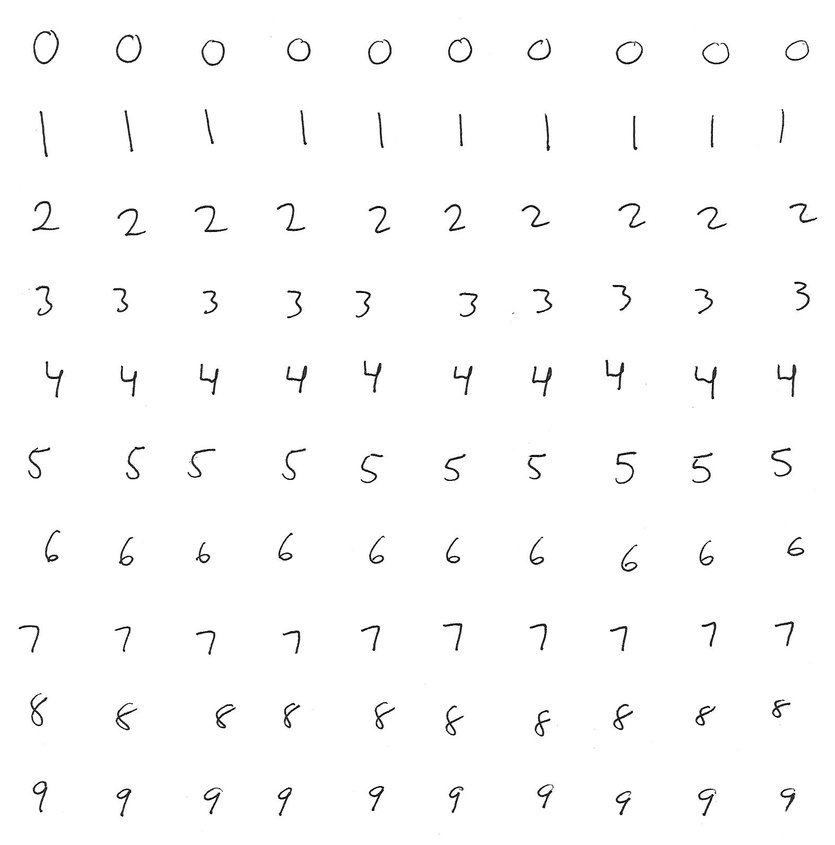
%> input picture oren_9.jpg, 835 x 845 px, shrunk from 1574 x 1592 before the run
$ octave --eval "result = segmeter2;"   (GNU Octave 9; MATLAB toolbox functions it lacks are replaced by stand-ins)
%> lines starting %> are read from the running program, lines starting %| are printed output that depends on the picture; in (x1, y1, x2, y2) boxes, pixels count from 0 and x2, y2 are one past the last pixel; in counts of white or black regions, pixels touching at a corner belong together; the program's own positions count from 1
%code stolen from:
%http://stackoverflow.com/questions/6972918/detect-a-rectangle-bound-of-an-
%character-or-object-in-black-white-or-binary-imag

%INPUT:
%     (optional)string that is the location of an image
%               if none is provided, 'images/dataset_proc/oren_9.jpg' is
%               used

%OUTPUT:
%       Character:  struct array with fields: BoundingBox
%

%TODO:
%0) fix name! segmeter2 -> segmenter
%1)   understand fully how this works
%       bwlabel:
%       http://www.mathworks.com/help/toolbox/images/ref/bwlabel.html

%2)   extract through bounding boxes
%       then pad to same size as images for classifier!
%

%PROBLEMS:
%   identifiers extra "characters"

function [Character] = segmeter2(varargin)

%check for input
nVarargs = length(varargin);

if nVarargs == 0
    %Read this image if no input provided
    Im = imread('images/dataset_proc/oren_9.jpg');
%> Im is the input picture: size 845x835 uint8; min 0, max 255, mean 251.4
    %Im = imread('equation1.jpg');
else
   %if arg provided, read first input
%   Im = imread(str(varargin(1)));
   Im = imread(varargin{1});

end


Im_saved = Im; %added by me
%Im = Im(1:159,:);


%Make binary
Im(Im < 190) = 1;  %changed the threshold value from 128 to 190
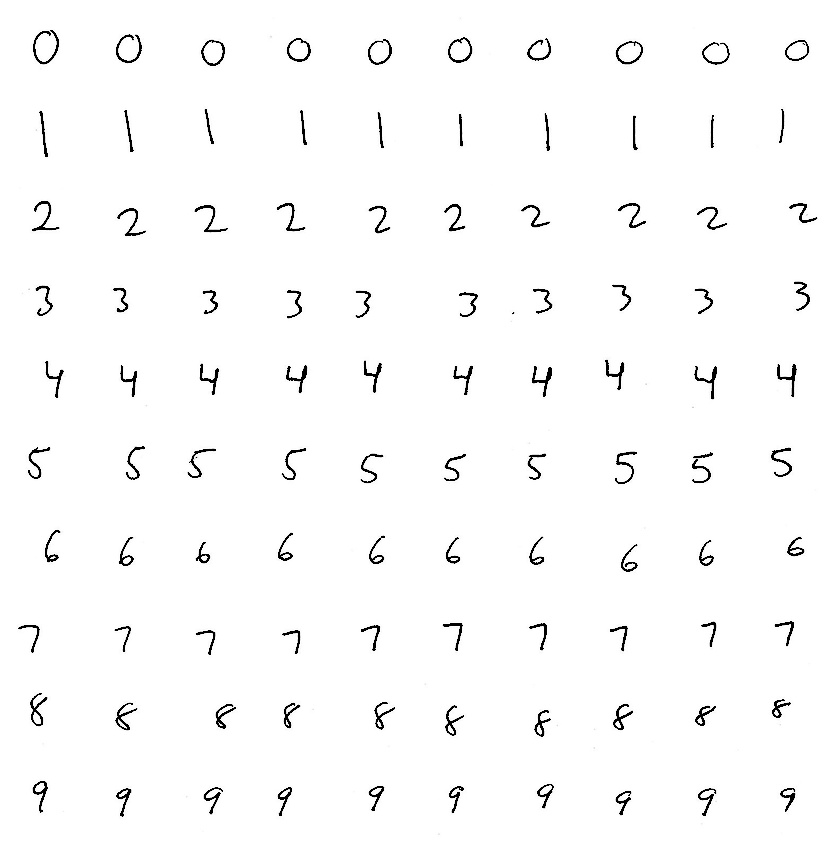
%> Im: size 845x835 uint8; 1.76% of pixels changed, all inside (x1, y1, x2, y2) = (18, 30, 817, 817)
Im(Im >= 190) = 0;
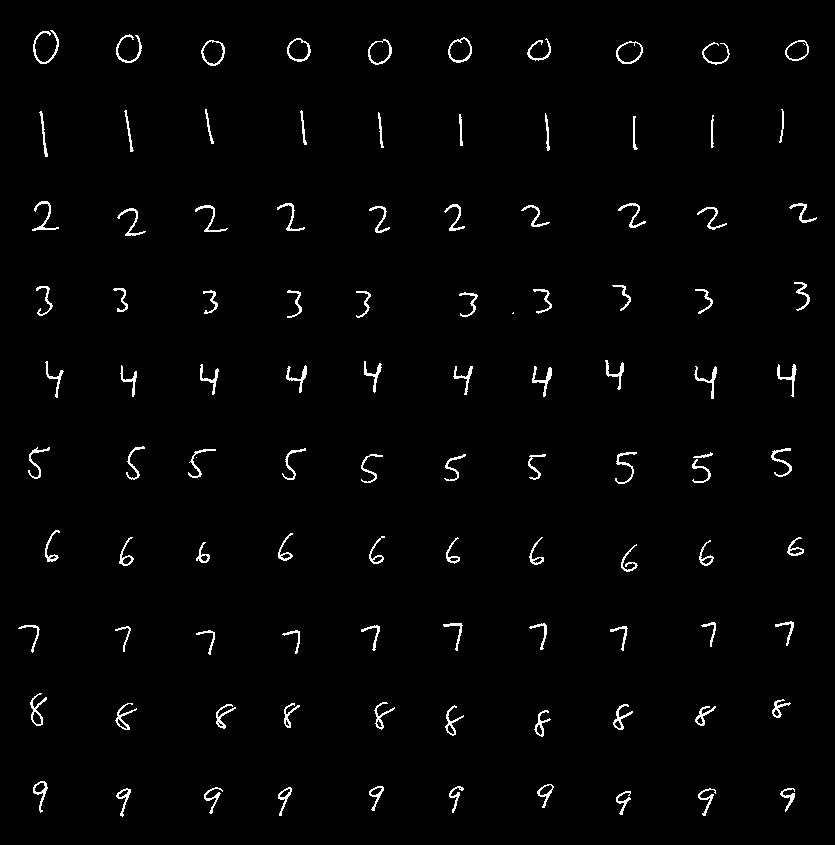
%> Im: size 845x835 uint8; values 0 (black) and 1 (white), 1.8% white in thin lines or dots, all inside (x1, y1, x2, y2) = (18, 30, 817, 817)


%Segment out all connected regions
ImL = bwlabel(Im);
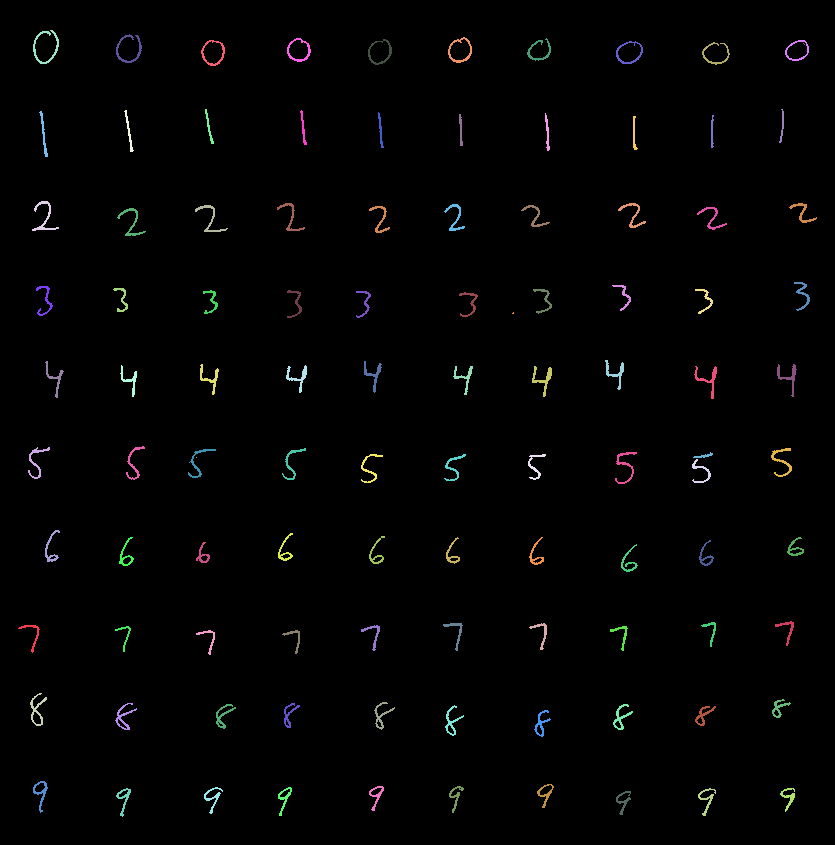
%> ImL: size 845x835 double; 105 distinct labels, from 0 to 104; one colour per label, 0 black

%Get labels for all distinct regions
labels = unique(ImL);
%> labels = 105 values from 0 to 104

%Remove label 0, corresponding to background
labels(labels==0) = [];

%Get bounding box for each segmentation
Character = struct('BoundingBox',zeros(1,4));
nrValidDetections = 0;
for i=1:length(labels)
    D = regionprops(ImL==labels(i));
    if (D.Area > 100)
        nrValidDetections = nrValidDetections + 1;
        Character(nrValidDetections).BoundingBox = D.BoundingBox;
    end %end if
end%end for i=1:length(labels)
%> this loop made 104 passes
%> D on pass 23: {Area 1, Centroid [197 458], BoundingBox [196.5 457.5 1 1]}
%> after the loop, Character = 85 regions; largest, box (x1, y1, x2, y2): (195, 205, 228, 232), (33, 30, 59, 64), (117, 208, 146, 236), (188, 449, 216, 478), (32, 201, 59, 231); nrValidDetections = 85


%Visualize results
figure(1);
%imagesc(ImL); %removed by me
colormap('gray') %added by me
imagesc(Im_saved); %added by me


%xlim([0 200]); %no idea what this does yet, but it fucks shit up

for i=1:nrValidDetections
    rectangle('Position',[Character(i).BoundingBox(1) ...
                          Character(i).BoundingBox(2) ...
                          Character(i).BoundingBox(3) ...
                          Character(i).BoundingBox(4)]);
    %str = sprintf('%d',i);
    %text(Character(i).BoundingBox(1), Character(i).BoundingBox(2), str);

end %end for i=1:nrValidDetections
%> this loop made 85 passes
%> `result = segmeter2;`:
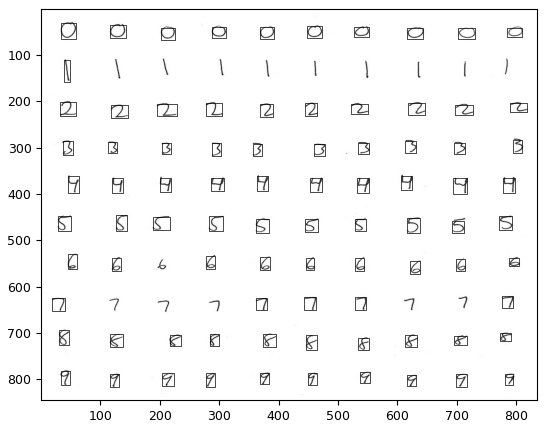
%> figure redrawn from the program's plot data
%> `result = segmeter2;`: result has the same summary as Character in segmeter2
pause


end%end function

$ run again, with oren_1.jpg copied over oren_9.jpg
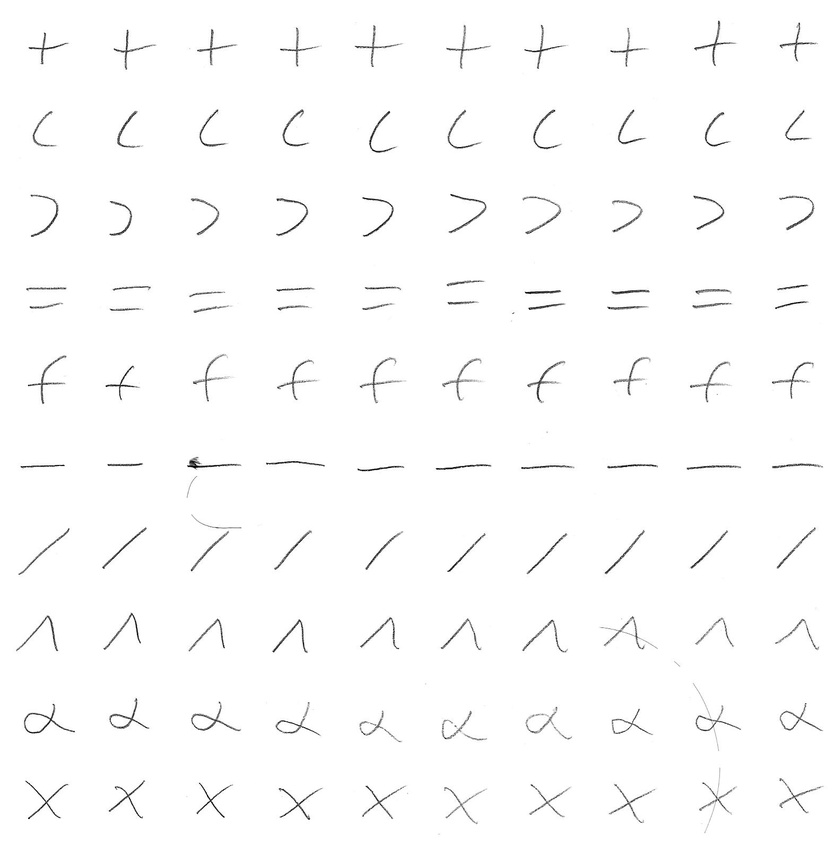
%> input picture oren_1.jpg, 835 x 845 px, shrunk from 1574 x 1592 before the run
%> in segmeter2, Im is the input picture: size 845x835 uint8; min 0, max 255, mean 251.7
%> in segmeter2, `ImL = bwlabel(Im);`:
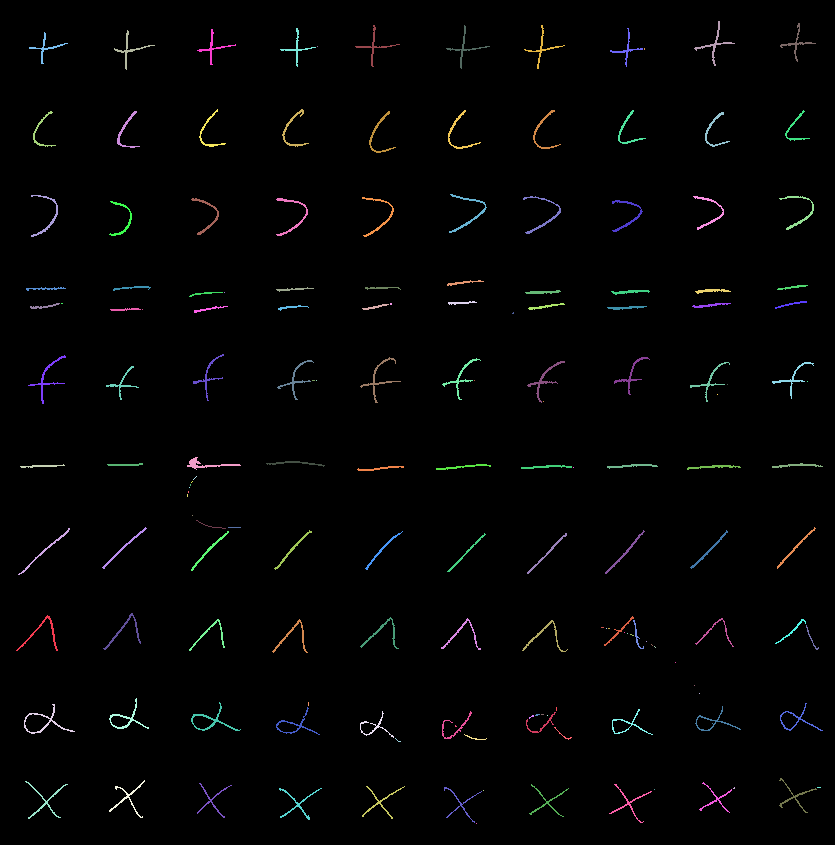
%> ImL: size 845x835 double; 164 distinct labels, from 0 to 163; one colour per label, 0 black
%> labels = 164 values from 0 to 163
%> the loop in segmeter2, `for i=1:length(labels)` made 163 passes
%> D on passes 12, 24, 26: {Area 2, Centroid [62.5 304], BoundingBox [61.5 303.5 2 1]}, {Area 1, Centroid [143 310], BoundingBox [142.5 309.5 1 1]}, {Area 3, Centroid [188 496], BoundingBox [187.5 494.5 1 3]}
%> after the loop in segmeter2, `for i=1:length(labels)`: Character = 83 regions; largest, box (x1, y1, x2, y2): (18, 528, 70, 575), (446, 25, 490, 69), (102, 527, 147, 569), (355, 25, 400, 67), (360, 357, 401, 403); nrValidDetections = 83
%> the loop in segmeter2, `for i=1:nrValidDetections` made 83 passes
%> `result = segmeter2;`:
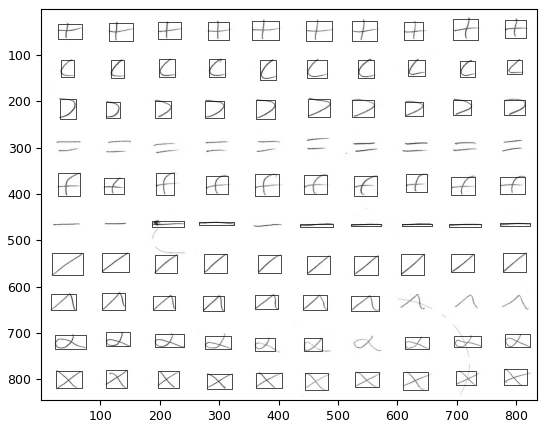
%> figure redrawn from the program's plot data
%> result has the same summary as Character in segmeter2

$ run again, with oren_10.jpg copied over oren_9.jpg
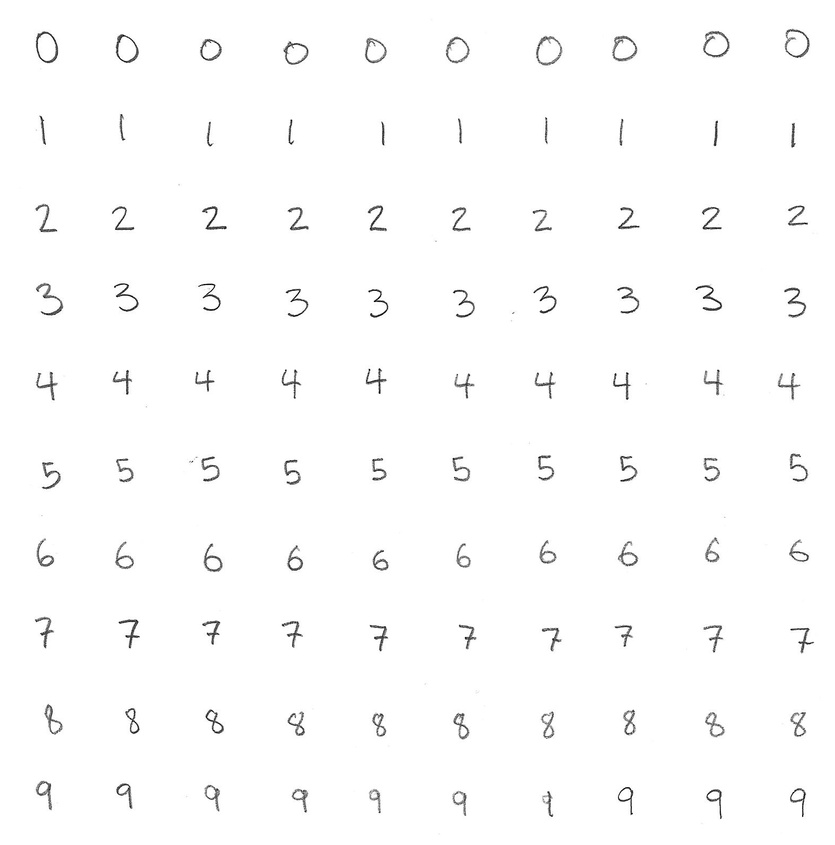
%> input picture oren_10.jpg, 835 x 845 px, shrunk from 1574 x 1592 before the run
%> in segmeter2, Im is the input picture: size 845x835 uint8; min 0, max 255, mean 252
%> in segmeter2, `ImL = bwlabel(Im);`:
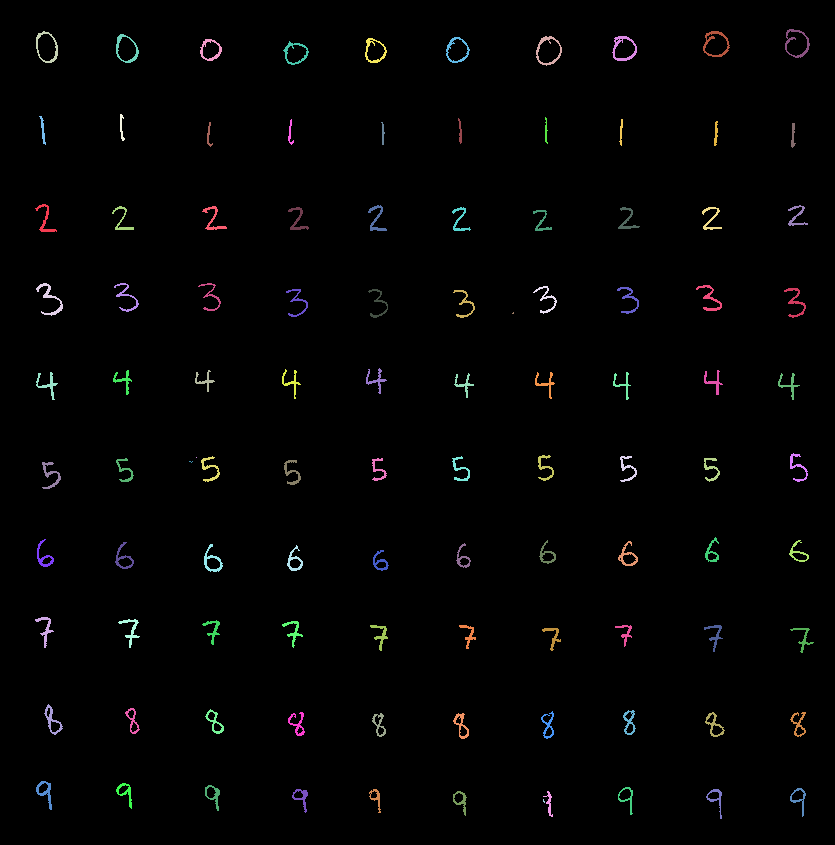
%> ImL: size 845x835 double; 105 distinct labels, from 0 to 104; one colour per label, 0 black
%> labels = 105 values from 0 to 104
%> the loop in segmeter2, `for i=1:length(labels)` made 104 passes
%> D on pass 23: {Area 1, Centroid [197 458], BoundingBox [196.5 457.5 1 1]}
%> after the loop in segmeter2, `for i=1:length(labels)`: Character = 88 regions; largest, box (x1, y1, x2, y2): (36, 283, 63, 316), (536, 36, 562, 66), (114, 283, 139, 312), (785, 29, 810, 58), (36, 31, 58, 63); nrValidDetections = 88
%> the loop in segmeter2, `for i=1:nrValidDetections` made 88 passes
%> `result = segmeter2;`:
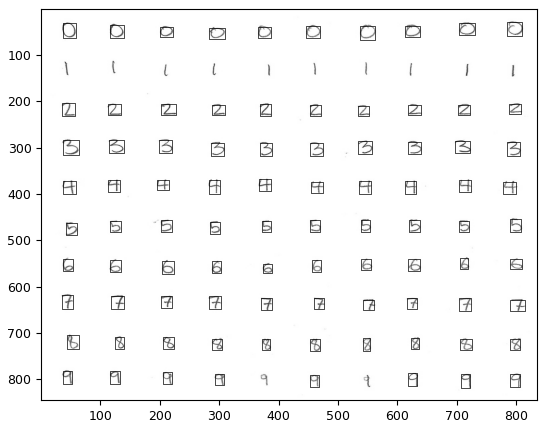
%> figure redrawn from the program's plot data
%> result has the same summary as Character in segmeter2

$ run again, with oren_2.jpg copied over oren_9.jpg
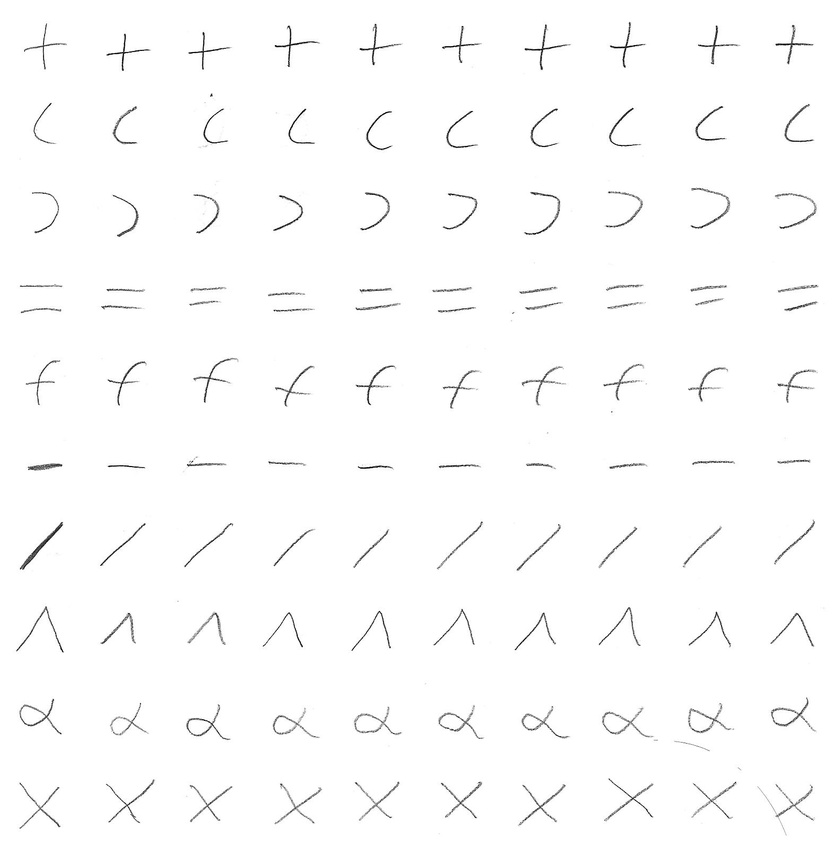
%> input picture oren_2.jpg, 835 x 845 px, shrunk from 1574 x 1592 before the run
%> in segmeter2, Im is the input picture: size 845x835 uint8; min 0, max 255, mean 251.7
%> in segmeter2, `ImL = bwlabel(Im);`:
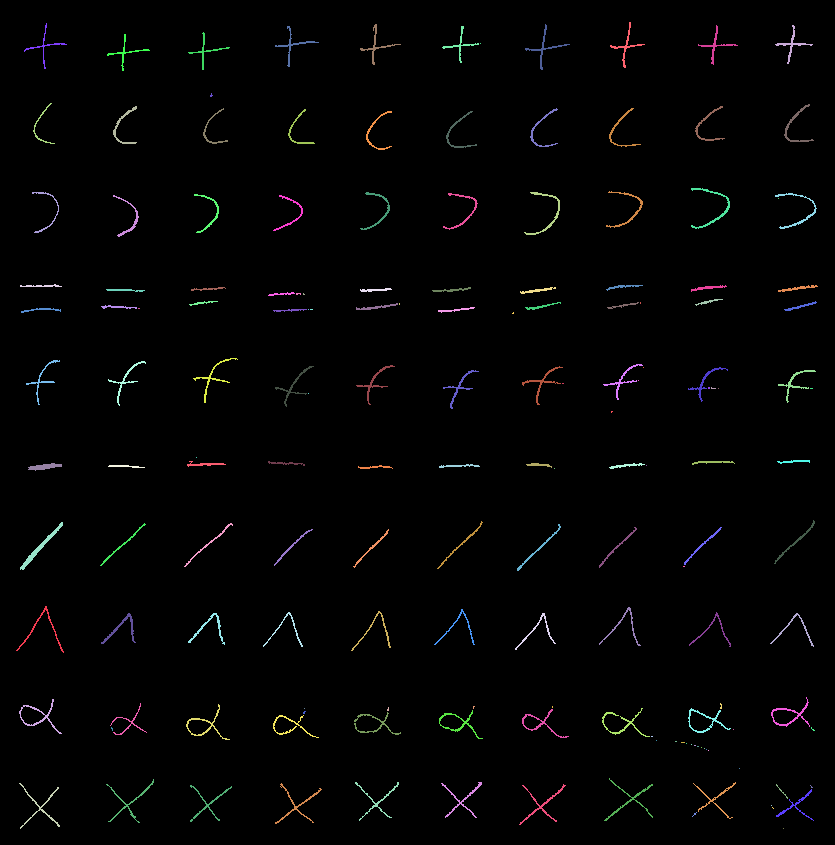
%> ImL: size 845x835 double; 163 distinct labels, from 0 to 162; one colour per label, 0 black
%> labels = 163 values from 0 to 162
%> the loop in segmeter2, `for i=1:length(labels)` made 162 passes
%> D on passes 35, 52, 53: {Area 1, Centroid [197 458], BoundingBox [196.5 457.5 1 1]}, {Area 1, Centroid [305 709], BoundingBox [304.5 708.5 1 1]}, {Area 1, Centroid [309 310], BoundingBox [308.5 309.5 1 1]}
%> after the loop in segmeter2, `for i=1:length(labels)`: Character = 78 regions; largest, box (x1, y1, x2, y2): (16, 606, 64, 653), (437, 521, 483, 569), (184, 523, 233, 567), (106, 779, 154, 823), (604, 778, 653, 821); nrValidDetections = 78
%> the loop in segmeter2, `for i=1:nrValidDetections` made 78 passes
%> `result = segmeter2;`:
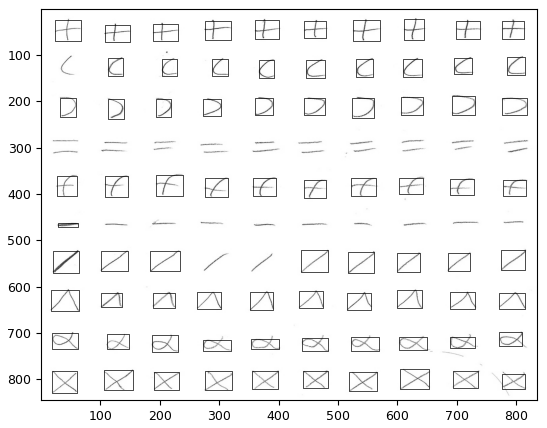
%> figure redrawn from the program's plot data
%> result has the same summary as Character in segmeter2
